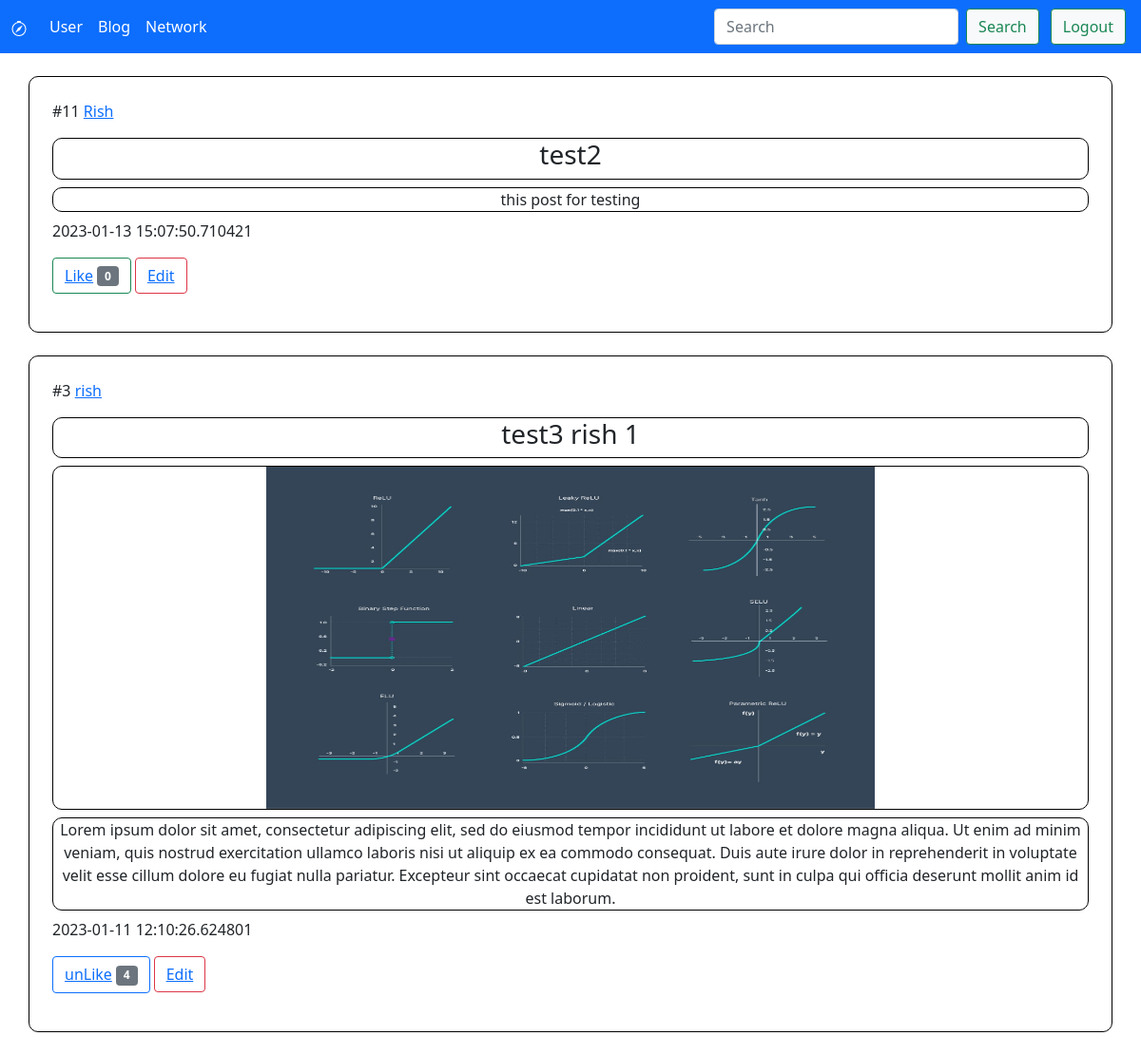
The page /blog/3 (signed in) on the database as committed earlier.
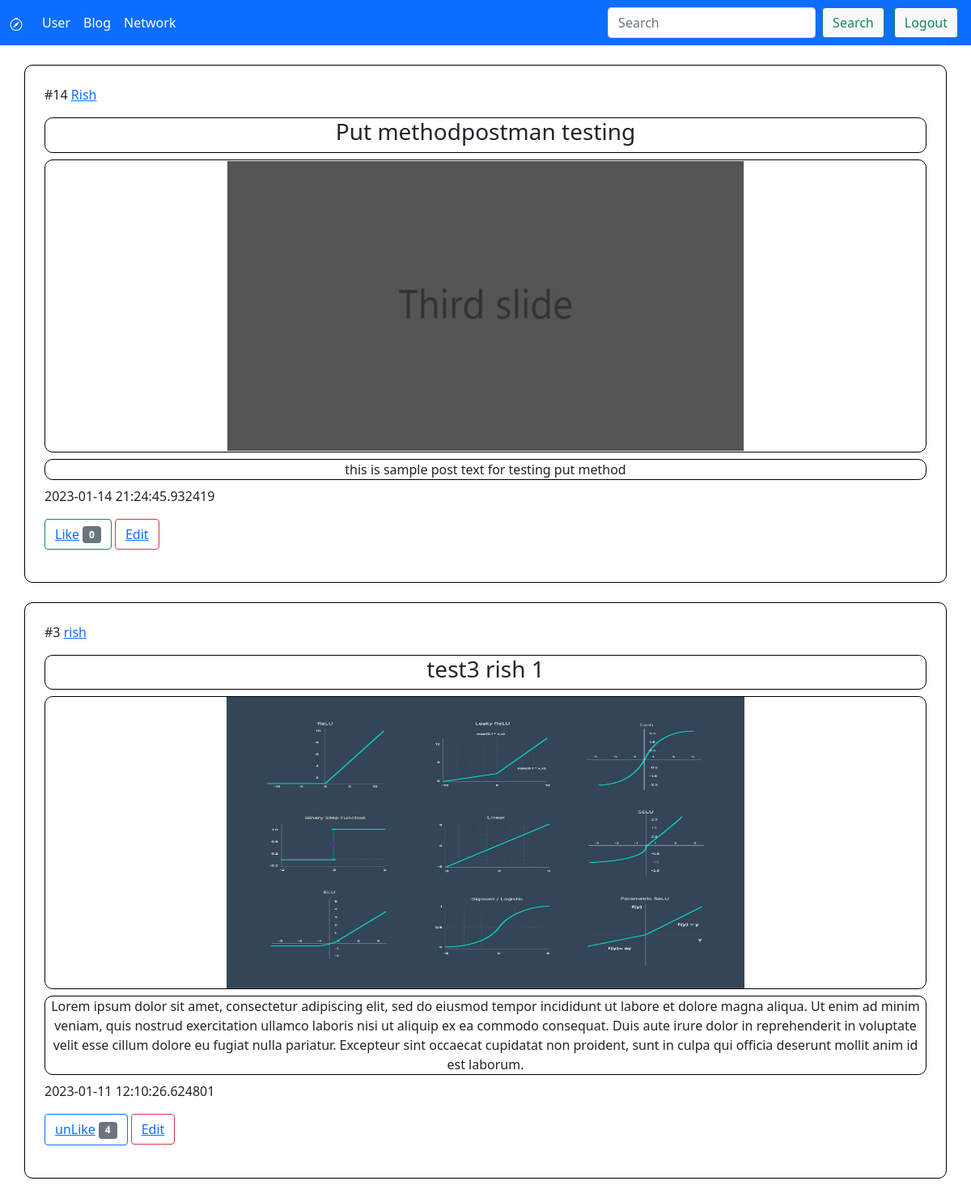
The same page on the database as committed later.
### model.py (models this page shows)
class Post(db.Model):
    __tablename__ = 'post'
    id = db.Column(db.Integer,   db.ForeignKey("user.id"), nullable=False)
    post_id = db.Column(db.Integer, primary_key = True,  nullable=False)
    title = db.Column(db.String)
    post = db.Column(db.String)
    name = db.Column(db.String,   db.ForeignKey("user.name"), nullable=False)
    image = db.Column(db.String)
    time = db.Column(db.DateTime, nullable=False, default=datetime.utcnow)

### controller.py (the view, shortened to what this page needs)
@app.route('/blog/<int:id>')
def blog(id):
    if 'user_id' in session:
        if session['user_id'] == id:
            print(session['user_id'])
            userid = session['user_id']
            list_of_post = Post.query.filter_by(id=userid)
            post_list = [i for i in list_of_post[::-1]]
            delete = True
            n = len(post_list)
            likes_list = []
            user_like = []
            for post in post_list:
                _like = Like.query.filter_by(post_id=post.post_id)
                likes_list = likes_list + [len([i for i in _like])]
                user_like = user_like + [ True if userid in [i.user_id for i in _like] else False ]
            post_tuple = [(post_list[i], likes_list[i], user_like[i]) for i in range(n)]
            if post_tuple != []:
                post_tuple = post_tuple
            else:
                post_tuple = None
            return render_template("blog.html", userid=userid, posts=post_tuple, delete=delete)
    else:
        return redirect('/sign-in')

### templates/blog.html
{% extends "base.html" %}
  {% block main %}
  {% if posts %}
    {% for post, like, user_like in posts %}
        <div class="container-lg px-4 py-4 post_border my-4">
        <div class="mb-3">
        <p>#{{post.post_id}} <a href="/{{post.id}}">{{post.name}}</a></p>
        <center class="post_border"><h3>{{post.title}}</h3></center>
        {% if post.image %}
        <center class="post_border my-2"><img src="/static/{{post.image}}" width="640" height="360"></center>
        {% endif %}
        <center class="post_border my-2">{{post.post}}</center>
        <p class="">{{post.time}}</p>
        {% if user_like %}
        <button type="button" class="btn btn-outline-primary"><a href="/unlike-action/{{post.post_id}}">unLike</a> <span class="badge bg-secondary">{{like}}</span></button>
        {% else %}
        <button type="button" class="btn btn-outline-success"><a href="/like-action/{{post.post_id}}">Like</a> <span class="badge bg-secondary">{{like}}</span></button>
        {% endif %}
        {% if delete %}
        <button type="button" class="btn btn-outline-danger"><a href="/edit-post/{{post.post_id}}">Edit</a></button>
        {% endif %}
        </div>
        </div>
    {% endfor %}
  {% else %}
      <div class="container-lg px-4 py-4 post_border my-4">
      <div class="mb-3">
      <center><h2>No! Blogs Yet!</h2></center>
      </div>
      </div>
  {% endif %}
    <link rel="stylesheet" type="text/css" href="{{ url_for('static', filename='index.css') }}">
  {% endblock %}

### templates/base.html (shortened to what this page needs)
<!doctype html>
<html lang="en">
  <head>
    <link href="https://cdn.jsdelivr.net/npm/bootstrap@5.0.2/dist/css/bootstrap.min.css" rel="stylesheet">
  </head>
  <body>
    <nav class="navbar navbar-expand-lg navbar-dark bg-primary">
        <div class="container-fluid">
          <a class="navbar-brand" href="/">
            </a>
          <div class="collapse navbar-collapse" id="navbarSupportedContent">
            <ul class="navbar-nav me-auto mb-2 mb-lg-0">
              <li class="nav-item">
                <a class="nav-link active" aria-current="page" href="/{{userid}}">User</a>
              </li>
              <li class="nav-item">
                <a class="nav-link active" href="/blog/{{userid}}">Blog</a>
              </li>
              <li class="nav-item">
                <a class="nav-link active" href="/follow/{{userid}}">Network</a>
              </li>
            </ul>
            <form class="d-flex mx-2" action="/search" method="POST">
              <input class="form-control me-2" type="text" placeholder="Search" aria-label="Search" name="search" required>
              <button class="btn btn-light btn-outline-success" type="submit">Search</button>
            </form>
            <form class="d-flex mx-1">
                <a href="/logout" class="btn btn-light btn-outline-success" type="submit">Logout</a>
            </form>
          </div>
        </div>
      </nav>
      {% block main %}{% endblock %}
  </body>
</html>

### static/index.css (style rules this page uses)
.post_border { border: 1px solid black; border-radius: 10px; }

Rows that differ between the two databases and show on the page:
removed Post: post_id "11", name "Rish", title "test2", post "this post for testing", time "2023-01-13 15:07:50.710421", like "0"
added Post: post_id "14", name "Rish", title "Put methodpostman testing", image (picture), post "this is sample post text for testing put method", time "2023-01-14 21:24:45.932419", like "0"
